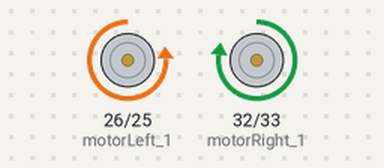
Simulated run of this sketch. Board: ESP32. On the bench: motor-driver pin pairs drawn as motors (green arrow = first pin HIGH = forward, orange = second pin HIGH = backward, longer = more drive).

Above: at 0.6 s.
At 3.1 s:
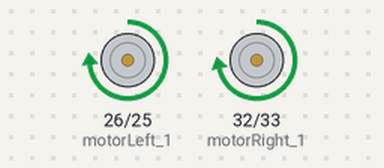
At 4.0 s:
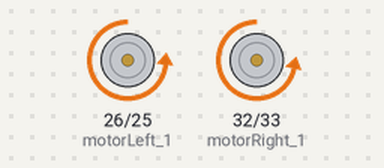
At 4.4 s:
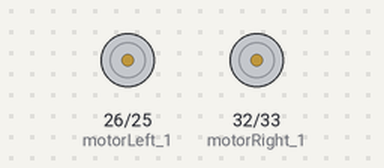
Timing chart, 0 to 5.9 s (numbered marks = the images above):
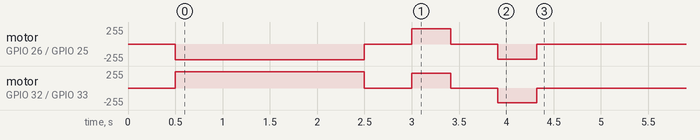

The sketch:

robot5_3-4.ino
```cpp
#include <WiFi.h>
#include <WebServer.h>
//speed
const int motorLeft_1  = 26;
const int motorLeft_2  = 25;
const int motorRight_1 = 32;
const int motorRight_2 = 33;

const int pwmFreq       = 5000;   // 5 kHz
const int pwmResolution = 8;      // 0-255

const int motorSpeed = 240;

const int A = 3.3;
const int B = 4;
WebServer server(80);

void w() {
  ledcWrite(motorLeft_1, 0);
  ledcWrite(motorLeft_2, motorSpeed - A);
  ledcWrite(motorRight_1, motorSpeed + B );
  ledcWrite(motorRight_2, 0);
}

void s() {
  ledcWrite(motorLeft_1, motorSpeed - A);
  ledcWrite(motorLeft_2, 0);
  ledcWrite(motorRight_1, 0);
  ledcWrite(motorRight_2, motorSpeed + B);
}

void a() {
  ledcWrite(motorLeft_1, 0);
  ledcWrite(motorLeft_2, motorSpeed +A-15);
  ledcWrite(motorRight_1, 0);
  ledcWrite(motorRight_2, motorSpeed -B-15);
}

void d() {
  ledcWrite(motorLeft_1, motorSpeed +A-15);
  ledcWrite(motorLeft_2, 0);
  ledcWrite(motorRight_1, motorSpeed -B-15);
  ledcWrite(motorRight_2, 0);
}

void Stop() {
  ledcWrite(motorLeft_1, 0);
  ledcWrite(motorLeft_2, 0);
  ledcWrite(motorRight_1, 0);
  ledcWrite(motorRight_2, 0);
}


void setup() {


  Serial.begin(115200);

  // ตั้งค่า PWM ให้กับขามอเตอร์แต่ละขา (ESP32 Core 3.x API ใหม่)
  ledcAttach(motorLeft_1,  pwmFreq, pwmResolution);
  ledcAttach(motorLeft_2,  pwmFreq, pwmResolution);
  ledcAttach(motorRight_1, pwmFreq, pwmResolution);
  ledcAttach(motorRight_2, pwmFreq, pwmResolution);
  delay(500);
  w();
  delay(2000);
  Stop();
  delay(500);
  d();
  delay(410);
  Stop();
  delay(500);
  a();
  delay(410);
  Stop();
  // Stop();
  // w();
  // delay(2000);
  // Stop();
  // delay(300);
  // d();
  // delay(900);
  // Stop();
  // delay(300);
  // w();
  // delay(1700);
  // Stop();
  // delay(300);
  // d();
  // delay(900);
  // Stop();
  // delay(300);
  // w();
  // delay(2000);
  // Stop();
  // delay(300);
  // a();
  // delay(900);
  // Stop();

  //server.on("/", handleRoot);
  //server.on("/forward", []() { moveForward(); Serial.println("[Cmd] FORWARD"); server.send(200, "text/plain", "Forward"); });
  //server.on("/backward", []() { moveBackward(); Serial.println("[Cmd] BACKWARD"); server.send(200, "text/plain", "Backward"); });
  //server.on("/left", []() { turnLeft(); Serial.println("[Cmd] LEFT"); server.send(200, "text/plain", "Left"); });
  //server.on("/right", []() { turnRight(); Serial.println("[Cmd] RIGHT"); server.send(200, "text/plain", "Right"); });
  //server.on("/stop", []() { moveStop(); Serial.println("[Cmd] STOP"); server.send(200, "text/plain", "Stop"); });

}

void loop() {
  //server.handleClient();
}
```
